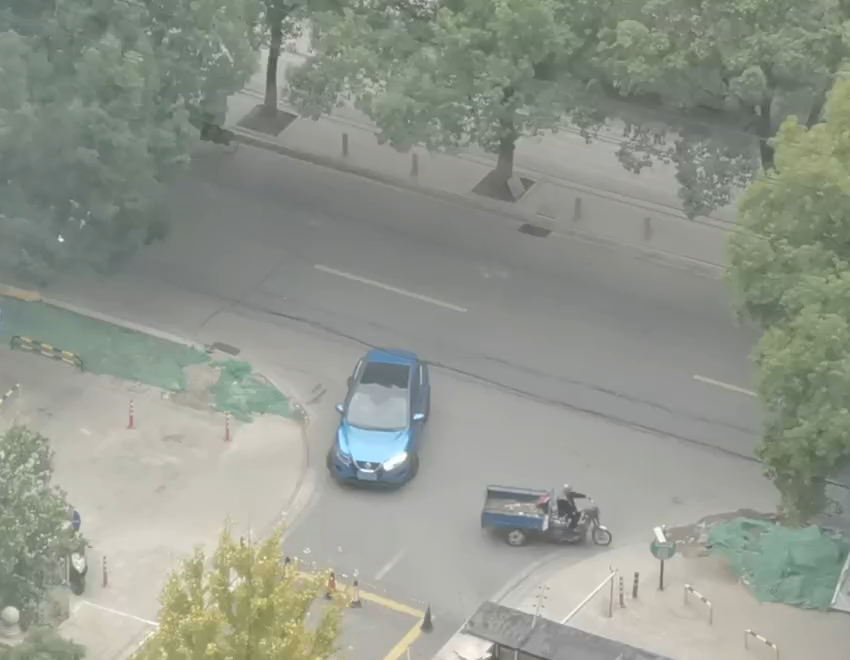
#> input picture img/FVid1.png, 850 x 660 px
$ python -i 008_image_histogram.py   (imports and definitions only)
#> lines starting #> are read from the running program, lines starting #| are printed output that depends on the picture
import cv2 as cv
import numpy as np
from matplotlib import pyplot as plt

# 图像的直方图处理

def ImageHistogram(filepath1):
    img = cv.imread(filepath1)
    gray = cv.cvtColor(img, cv.COLOR_BGR2GRAY)

    # OpenCV: cv.calcHist 计算灰度直方图
    histCV = cv.calcHist([gray], [0], None, [256], [0, 255])

    # Numpy: np.calcHist 计算灰度直方图
    histNP, bins = np.histogram(gray.flatten(), 256)

    print(histCV.shape, histNP.shape)
    print(histCV.max(), histNP.max())

    plt.figure(figsize=(9, 3))
    plt.subplot(131, yticks=[]), plt.axis([0, 255, 0, np.max(histCV)]), plt.title("1. Gray histogram NP")
    plt.bar(bins[:-1], histNP)
    plt.subplot(132, yticks=[]), plt.axis([0, 255, 0, np.max(histCV)]), plt.title("2. Gray histogram OpenCV")
    plt.bar(range(256), histCV[:, 0])

    # 计算和绘制彩色图像各个通道的直方图
    plt.subplot(133, yticks=[])
    plt.title("3. Color histogams OpenCV")
    color = ['b', 'g', 'r']
    for ch, col in enumerate(color):
        histCh = cv.calcHist([img], [ch], None, [256], [0, 255])
        plt.plot(histCh, color=col)
        plt.xlim([0,256])

    plt.tight_layout()
    plt.show()


def ImageHistogramEqualization(filepath1):
#> called with filepath1 = 'img/FVid1.png'
    gray = cv.imread(filepath1, flags=0)
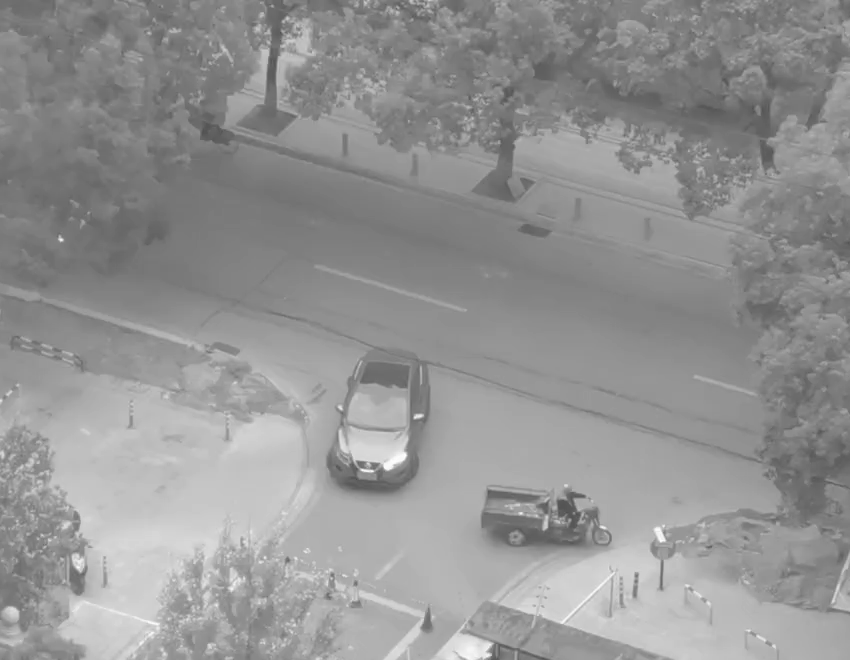
#> gray: shape (660, 850); min 78, max 255, mean 147.8
    # gray = cv.multiply(gray, 0.6)
    histSrc = cv.calcHist([gray], [0], None, [256], [0, 255])
#> histSrc = 256 values, max 12265 at index 131, min 0 at index 0, mean 2191.4

    # 直方图均衡化
    grayEqualize = cv.equalizeHist(gray)   # 直方图均衡化变换
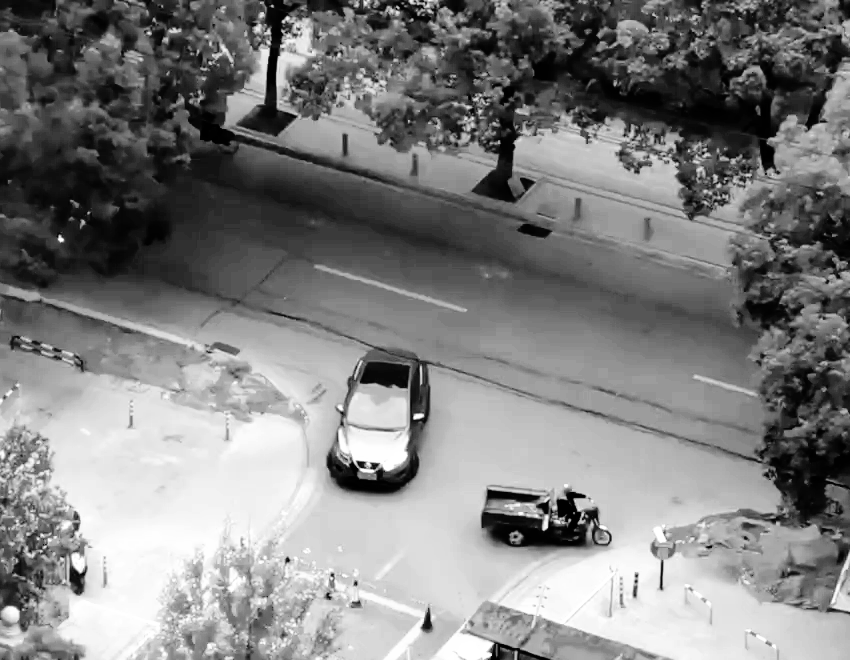
#> grayEqualize: shape (660, 850); min 0, max 255, mean 129
    histEqual = cv.calcHist([grayEqualize], [0], None, [256], [0, 255])
#> histEqual = 256 values, max 12265 at index 86, min 0 at index 8, mean 2187

    # 与直方图归一化比较
    grayNorm = cv.normalize(gray, None, 0, 255, cv.NORM_MINMAX)
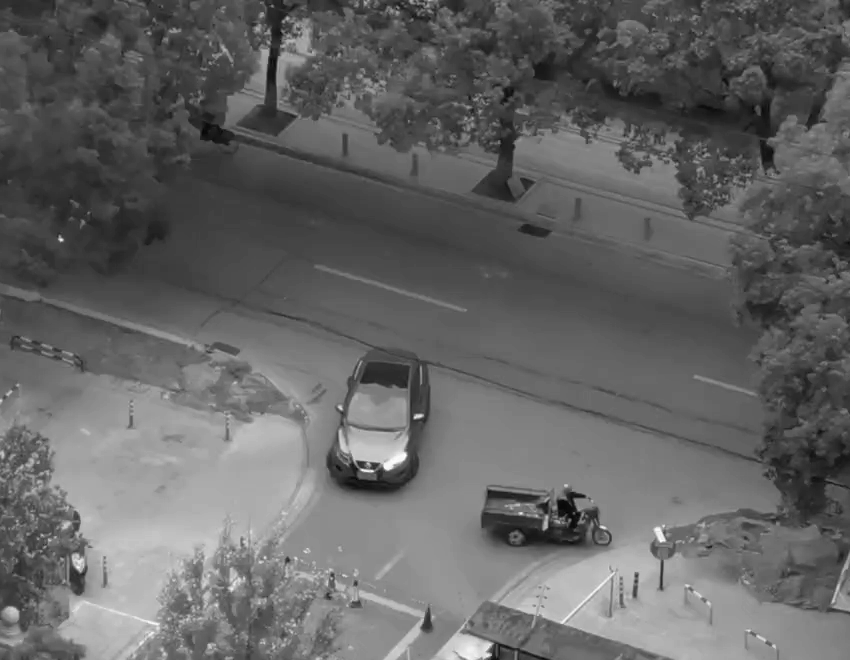
#> grayNorm: shape (660, 850); min 0, max 255, mean 100.6
    histNorm = cv.calcHist([grayNorm], [0], None, [256], [0, 255])
#> histNorm = 256 values, max 12265 at index 76, min 0 at index 1, mean 2191.4

    plt.figure(figsize=(9,6))
    plt.subplot(231),plt.axis('off'),plt.title("1. Original"),plt.imshow(gray, cmap='gray', vmin=0, vmax=255)
    plt.subplot(232),plt.axis('off'),plt.title("2. Normalized"),plt.imshow(grayNorm, cmap='gray', vmin=0, vmax=255)
    plt.subplot(233),plt.axis('off'),plt.title("3. Hist-equalize"),plt.imshow(grayEqualize, cmap='gray', vmin=0, vmax=255)

    plt.subplot(234, yticks=[]),plt.axis([0, 255, 0, np.max(histSrc)]),plt.title("4. Gray hist of src")
    plt.bar(range(256), histSrc[:, 0])

    plt.subplot(235, yticks=[]),plt.axis([0, 255, 0, np.max(histSrc)]),plt.title("5. Gray hist of normalized")
    plt.bar(range(256), histNorm[:, 0])

    plt.subplot(236, yticks=[]),plt.axis([0, 255, 0, np.max(histSrc)]),plt.title("4. Gray hist of equalized")
    plt.bar(range(256), histEqual[:, 0])

    plt.tight_layout()
    plt.show()
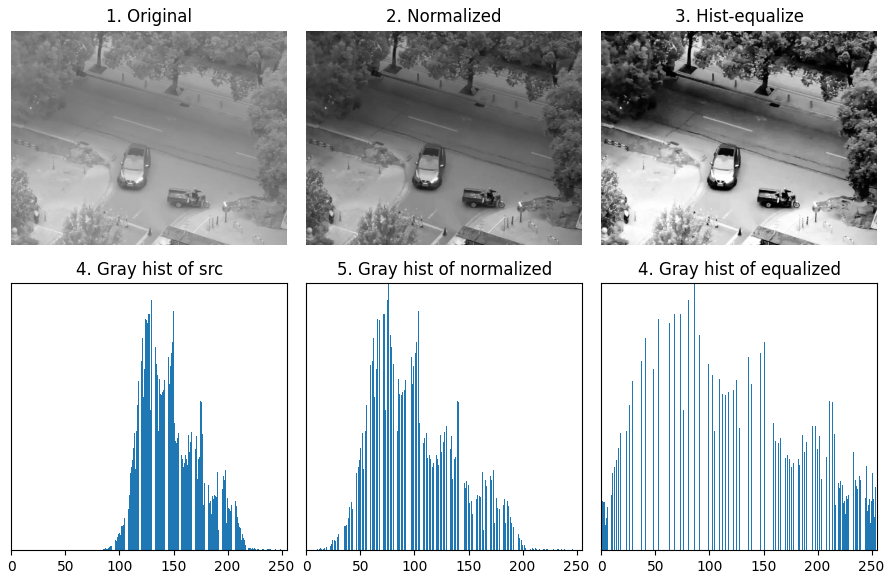
#> figure drawn by matplotlib, 6 panels


# [3 lines not run here, left out]

    # 灰度图像和彩色图像的直方图
    # ImageHistogram(filepath1)

    # 直方图均衡化
    # ImageHistogramEqualization(filepath1)

>>> result = ImageHistogramEqualization('img/FVid1.png')

$ run again, on img/FVid2.png
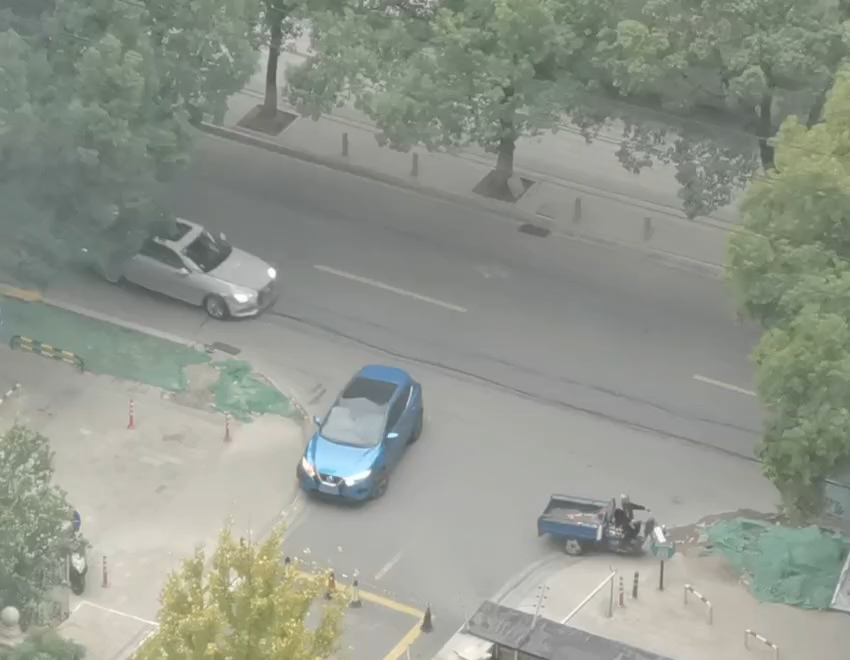
#> input picture img/FVid2.png, 850 x 660 px
#> histSrc = 256 values, max 10669 at index 131, min 0 at index 0, mean 2191.4
#> in ImageHistogramEqualization, `grayEqualize = cv.equalizeHist(gray)`:
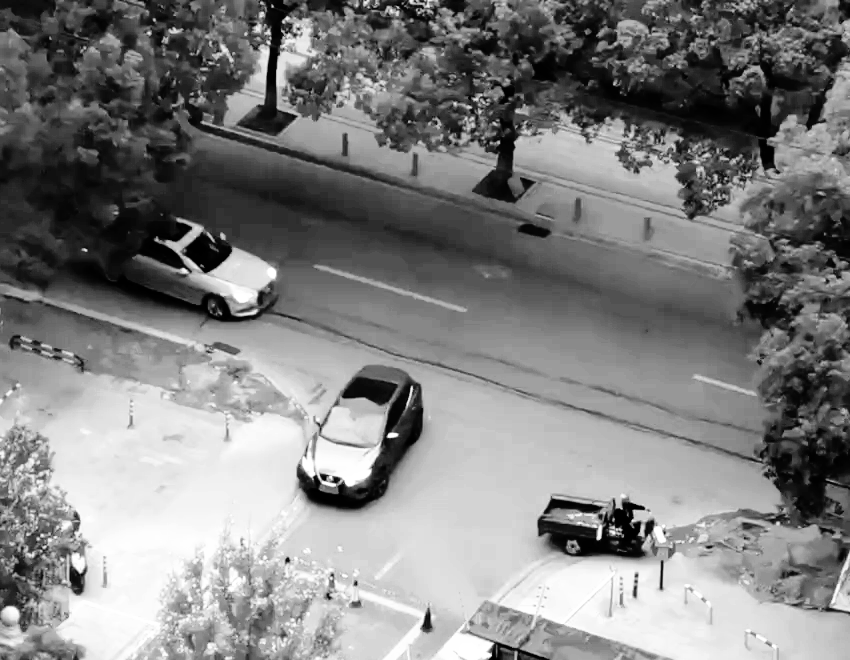
#> grayEqualize: shape (660, 850); min 0, max 255, mean 128.9
#> histEqual = 256 values, max 10669 at index 86, min 0 at index 10, mean 2186.9
#> in ImageHistogramEqualization, `grayNorm = cv.normalize(gray, None, 0, 255, cv.NORM_MINMAX)`:
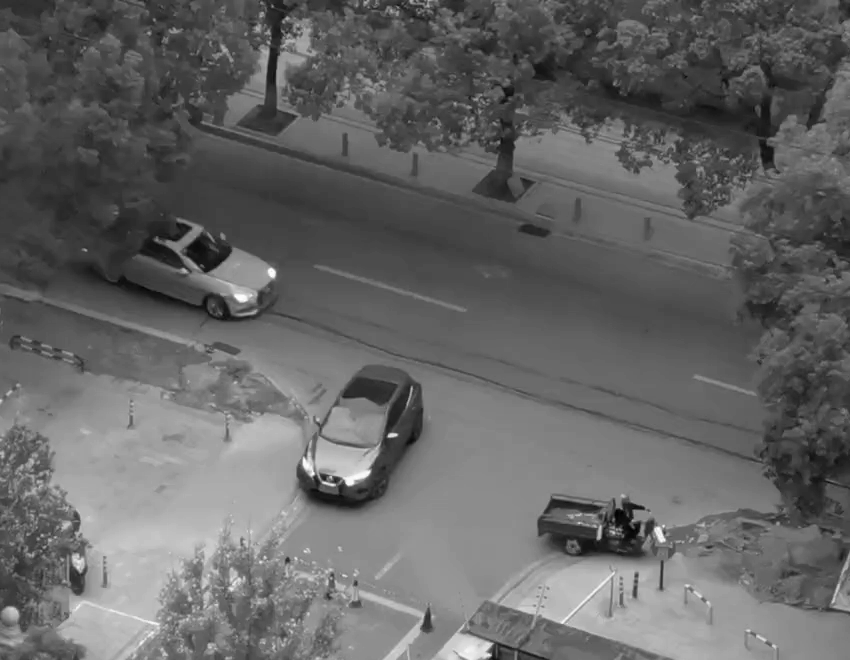
#> grayNorm: shape (660, 850); min 0, max 255, mean 101.2
#> histNorm = 256 values, max 10669 at index 77, min 0 at index 2, mean 2191.4

$ run again, on img/FVid3.png
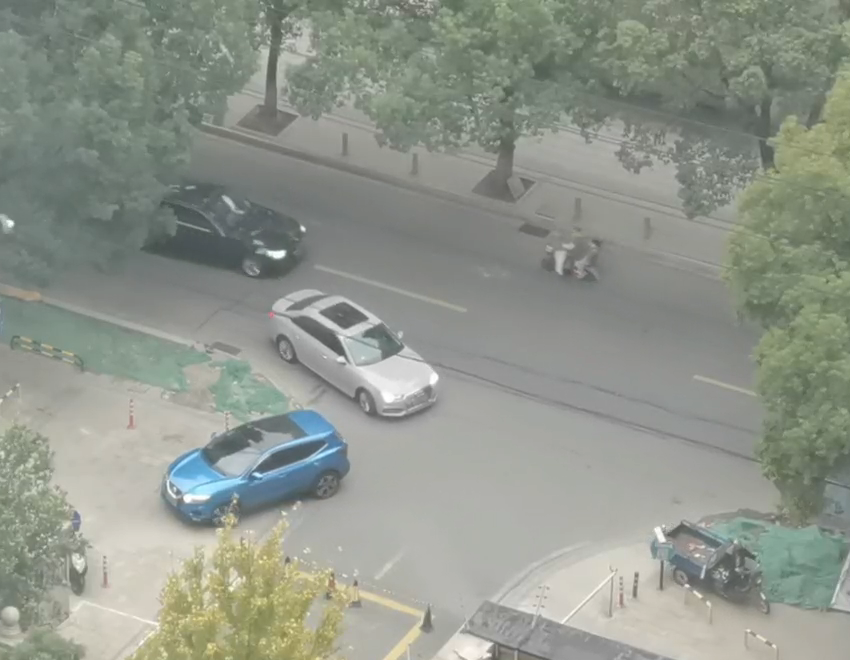
#> input picture img/FVid3.png, 850 x 660 px
#> histSrc = 256 values, max 10261 at index 131, min 0 at index 0, mean 2191.3
#> in ImageHistogramEqualization, `grayEqualize = cv.equalizeHist(gray)`:
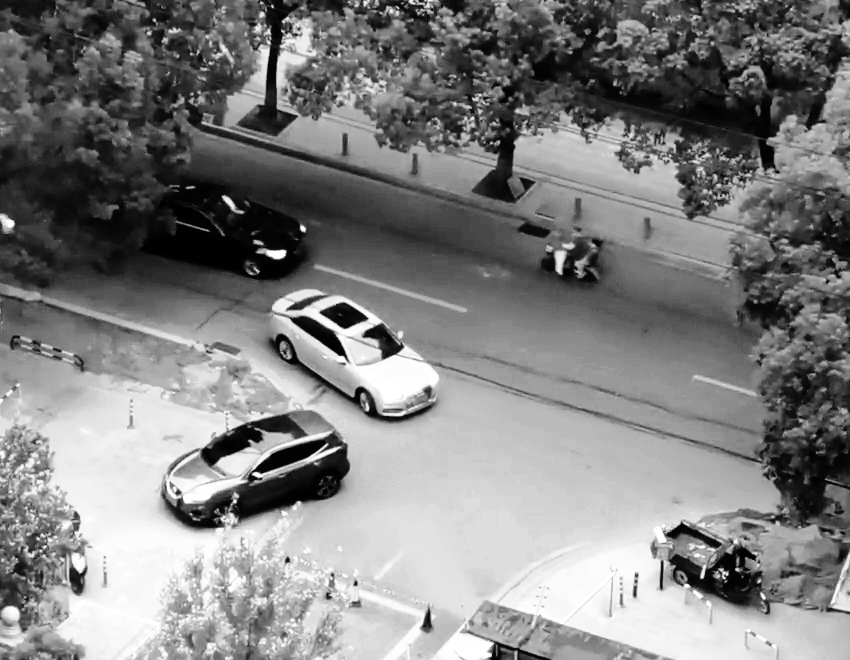
#> grayEqualize: shape (660, 850); min 0, max 255, mean 128.9
#> histEqual = 256 values, max 10261 at index 89, min 0 at index 16, mean 2186.7
#> in ImageHistogramEqualization, `grayNorm = cv.normalize(gray, None, 0, 255, cv.NORM_MINMAX)`:
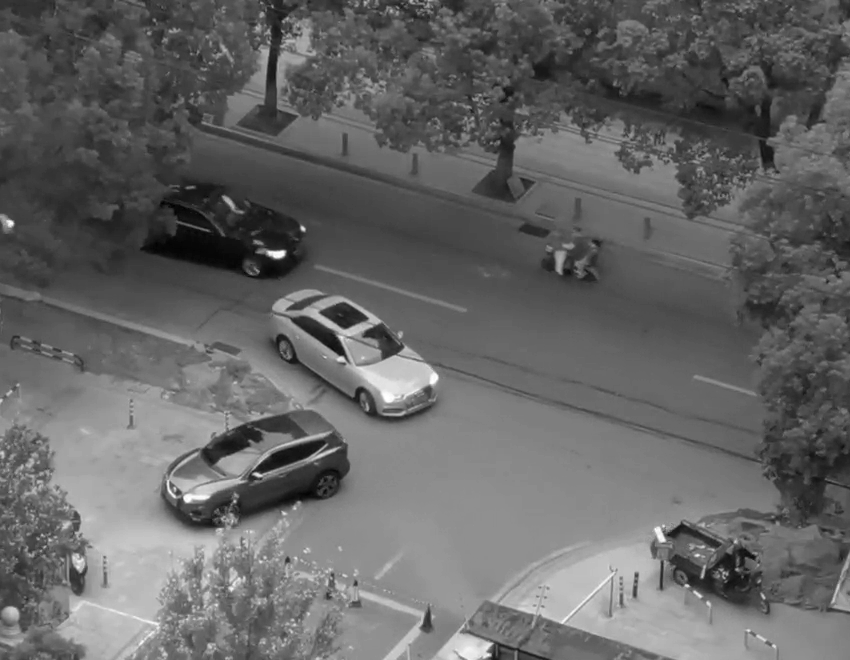
#> grayNorm: shape (660, 850); min 0, max 255, mean 101.3
#> histNorm = 256 values, max 10261 at index 79, min 0 at index 2, mean 2191.3

$ run again, on img/FVid4.png
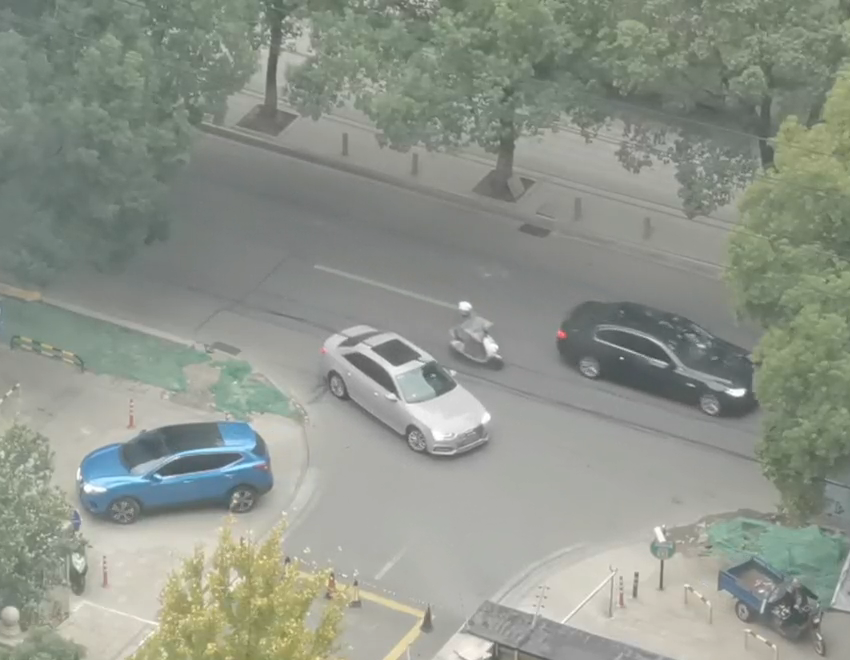
#> input picture img/FVid4.png, 850 x 660 px
#> histSrc = 256 values, max 11819 at index 175, min 0 at index 0, mean 2191.3
#> in ImageHistogramEqualization, `grayEqualize = cv.equalizeHist(gray)`:
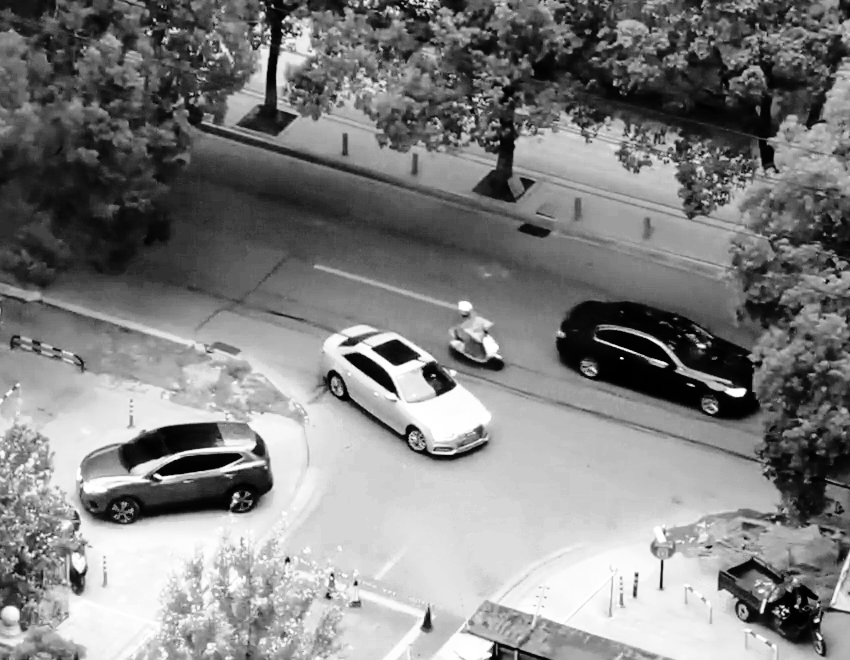
#> grayEqualize: shape (660, 850); min 0, max 255, mean 128.9
#> histEqual = 256 values, max 11819 at index 214, min 0 at index 12, mean 2187
#> in ImageHistogramEqualization, `grayNorm = cv.normalize(gray, None, 0, 255, cv.NORM_MINMAX)`:
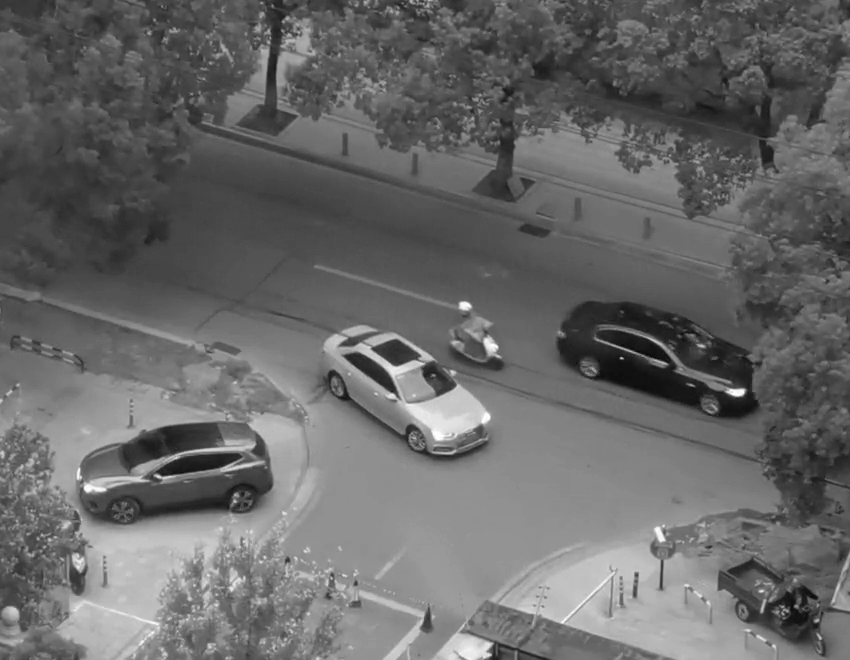
#> grayNorm: shape (660, 850); min 0, max 255, mean 104.3
#> histNorm = 256 values, max 11819 at index 145, min 0 at index 1, mean 2191.3
